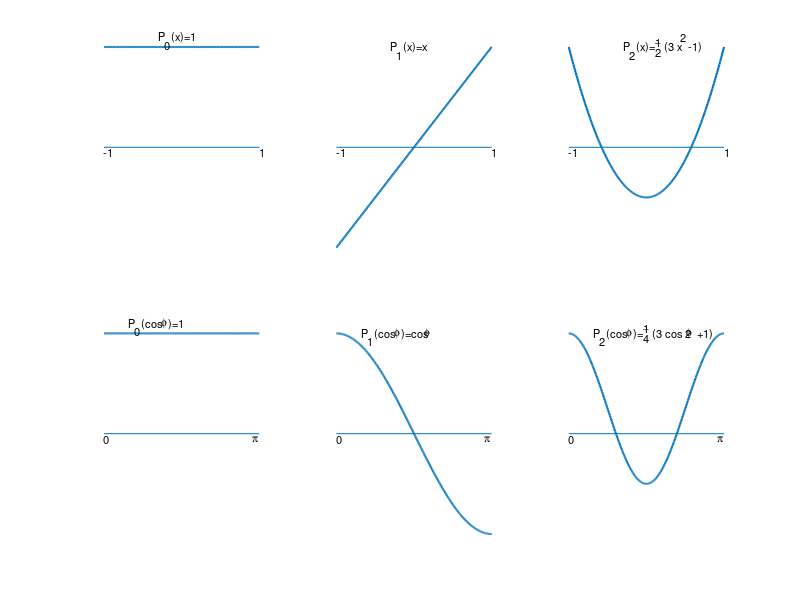

Write the MATLAB code that produced this figure.
subplot(2,3,1)
q=[-1 1];
r=[0 0];
line(q,r)
axis([-1 1 -1 1])
axis off
hold on
x=-1:.01:1;
y=1+x-x;
plot(x,y,'linewidth',1.5);
text(-1,-.05,'-1','fontsize',8)
text(1,-.05,'1','fontsize',8)
text(-0.3,1.1,'P  (x)=1','fontsize',8)
text(-0.3,1.02,'  0','fontsize',8)
hold off

subplot(2,3,2)
q=[-1 1];
r=[0 0];
line(q,r)
axis([-1 1 -1 1])
axis off
hold on
x=-1:.01:1;
y=x;
plot(x,y,'linewidth',1.5);
text(-1,-.05,'-1','fontsize',8)
text(1,-.05,'1','fontsize',8)
text(-.3,1,'P  (x)=x','fontsize',8)
text(-.3,0.92,'  1','fontsize',8)
hold off

subplot(2,3,3)
q=[-1 1];
r=[0 0];
line(q,r)
axis([-1 1 -1 1])
axis off
hold on
x=-1:.01:1;
y=0.5.*(3.*x.*x-1);
plot(x,y,'linewidth',1.5);
text(-1,-.05,'-1','fontsize',8)
text(1,-.05,'1','fontsize',8)
text(-0.3,1,'P  (x)=   (3 x  -1)','fontsize',8)
text(-.3,0.92,'  2','fontsize',8)
text(-.3,1.1,'                   2','fontsize',8)
text(0,1.05,'   1','fontsize',8)
text(0,1.05,'   _','fontsize',8)
text(0,0.95,'   2','fontsize',8)
hold off


subplot(2,3,4)
q=[0 3.14];
r=[0 0];
line(q,r)
axis([0 3.14 -1 1])
axis off
hold on
x=0:.01:3.14;
y=1+x-x;
plot(x,y,'linewidth',1.5);
text(0,-.05,'0','fontsize',8)
text(3,-.05,'p','fontname','symbol','fontweight','bold','fontsize',8)
text(0.5,1.1,'P  (cos  )=1','fontsize',8)
text(0.5,1.02,'  0','fontsize',8)
text(0.5,1.1,'           f','fontname','symbol','fontweight','bold','fontsize',8)
hold off

subplot(2,3,5)
q=[0 3.14];
r=[0 0];
line(q,r)
axis([0 3.14 -1 1])
axis off
hold on
x=0:.01:3.14;
y=cos(x);
plot(x,y,'linewidth',1.5);
text(0,-.05,'0','fontsize',8)
text(3,-.05,'p','fontname','symbol','fontweight','bold','fontsize',8)
text(0.5,1,'P  (cos  )=cos','fontsize',8)
text(0.5,0.92,'  1','fontsize',8)
text(0.5,1.0,'           f        f','fontname','symbol','fontweight','bold','fontsize',8)
hold off

subplot(2,3,6)
q=[0 3.14];
r=[0 0];
line(q,r)
axis([0 3.14 -1 1])
axis off
hold on
x=0:.01:3.14;
y=0.25.*(3.*cos(2.*x)+1);
plot(x,y,'linewidth',1.5);
text(0,-.05,'0','fontsize',8)
text(3,-.05,'p','fontname','symbol','fontweight','bold','fontsize',8)
text(0.5,1,'P  (cos  )=   (3 cos 2  +1)','fontsize',8)
text(0.5,0.92,'  2','fontsize',8)
text(0.5,1.0,'           f                  f','fontname','symbol','fontweight','bold','fontsize',8)
text(1.4,1.05,'  1','fontsize',8)
text(1.4,1.05,'  _','fontsize',8)
text(1.4,0.95,'  4','fontsize',8)

hold off
